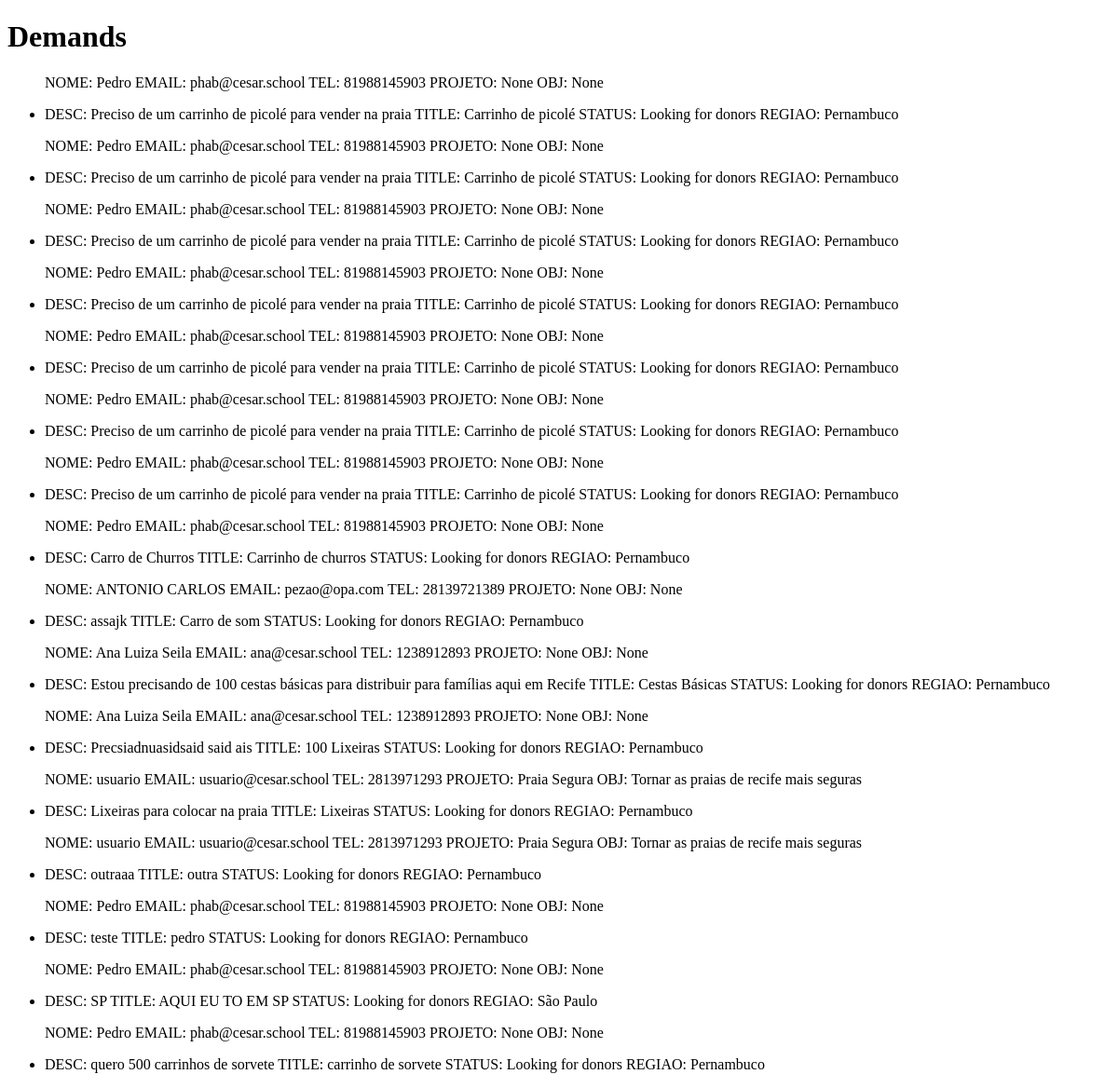
Before: /demands/by-region/ (signed in) with the older database file.
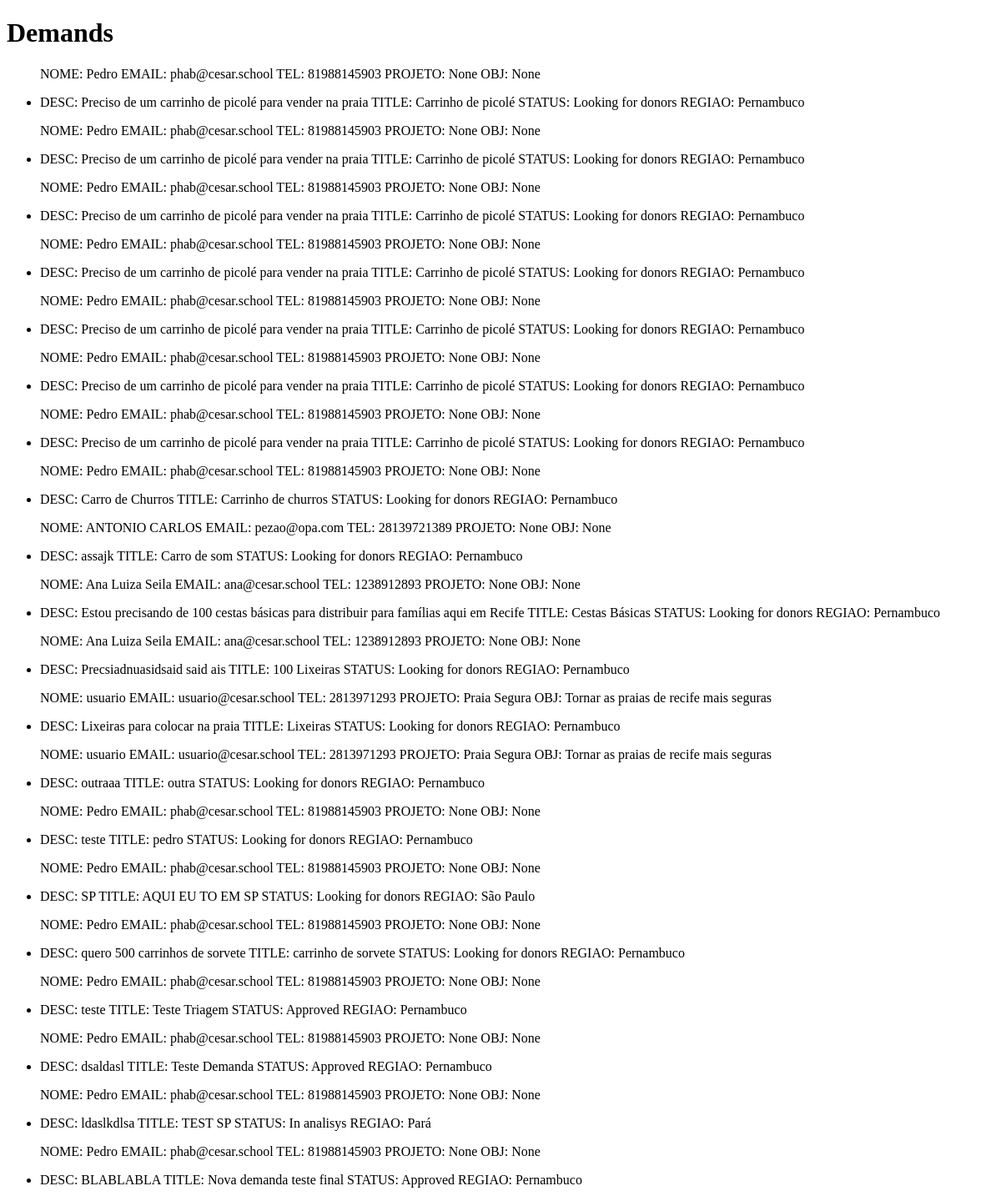
After: the same page with the newer database file.
### fullapp/models.py (models this page shows, shortened)
class Demand(models.Model):
    user = models.ForeignKey(User, on_delete=models.CASCADE, null=True, blank=True)
    title = models.CharField(max_length=255, null=True, blank=True)
    description = models.CharField(max_length=255, null=True, blank=True)
    status = models.CharField(choices=get_choices(StatusEnum), default=StatusEnum.IN_ANALISYS, max_length=255, null=True, blank=True)
    region = models.CharField(choices=get_choices(RegionEnum), default=RegionEnum.PERNAMBUCO, max_length=255, null=True, blank=True)
    user = models.ForeignKey(User, on_delete=models.CASCADE, null=True, blank=True)
    def __str__(self):
        return self.title

class User(AbstractUser):
    ADMIN = 1
    AMBASSADOR = 2
    USER = 3
    ROLE_CHOICES = (
        (ADMIN, 'Admin'),
        (AMBASSADOR, 'Ambassador'),
        (USER, 'User'),
    )
    role = models.PositiveSmallIntegerField(choices=ROLE_CHOICES, default=USER)
    name = models.CharField(max_length=255, null=True, blank=True)
    phone = models.CharField(max_length=255, null=True, blank=True)
    email = models.CharField(max_length=255, null=True, blank=True)
    password = models.CharField(max_length=255, null=True, blank=True)
    project = models.CharField(max_length=50, null=True, blank=True)
    objective = models.CharField(max_length=255, null=True, blank=True)
    region = models.CharField(choices=get_choices(RegionEnum), default=RegionEnum.PERNAMBUCO, max_length=255, null=True, blank=True)

### fullapp/views.py (the view)
# urls.py: path('demands/by-region/', demands_by_region, name='demands_by_region'),
@login_required
def demands_by_region(request):
    current_user = request.user
    if current_user.role == 1:
        region_demands = Demand.objects.exclude(status__in=[StatusEnum.REJECTED, StatusEnum.DEACTIVATED])
    elif current_user.role == 2:
        region_demands = Demand.objects.filter(region=current_user.region).exclude(status__in=[StatusEnum.REJECTED, StatusEnum.DEACTIVATED, StatusEnum.IN_ANALISYS])
    else:
        return redirect('home')
    return render(request, 'embassor/demands_by_region.html', {'region_demands': region_demands})

### fullapp/templates/embassor/demands_by_region.html (shortened to what this page needs)
<!DOCTYPE html>
<html lang="en">
<head>
</head>
<body>
    <h1>Demands</h1>
    {% if region_demands %}
        <ul>
            {% for demand in region_demands %}
                <p>NOME: {{demand.user.name}} EMAIL: {{demand.user.email}} TEL: {{demand.user.phone}} PROJETO: {{demand.user.project}} OBJ: {{demand.user.objective}}
                <li>DESC: {{demand.description}} TITLE: {{ demand }} STATUS: {{demand.status}} REGIAO: {{ demand.region}}</li>
            {% endfor %}
        </ul>
    {% else %}
        <p>No demands available.</p>
    {% endif %}
</body>
</html>

Changed rows visible on the page:
added Demand: user.name "Pedro", user.email "phab@cesar.school", user.phone "81988145903", user.project "None", user.objective "None", description "teste", title "Teste Triagem", status "Approved", region "Pernambuco"
added Demand: user.name "Pedro", user.email "phab@cesar.school", user.phone "81988145903", user.project "None", user.objective "None", description "dsaldasl", title "Teste Demanda", status "Approved", region "Pernambuco"
added Demand: user.name "Pedro", user.email "phab@cesar.school", user.phone "81988145903", user.project "None", user.objective "None", description "ldaslkdlsa", title "TEST SP", status "In analisys", region "Pará"
added Demand: user.name "Pedro", user.email "phab@cesar.school", user.phone "81988145903", user.project "None", user.objective "None", description "BLABLABLA", title "Nova demanda teste final", status "Approved", region "Pernambuco"
